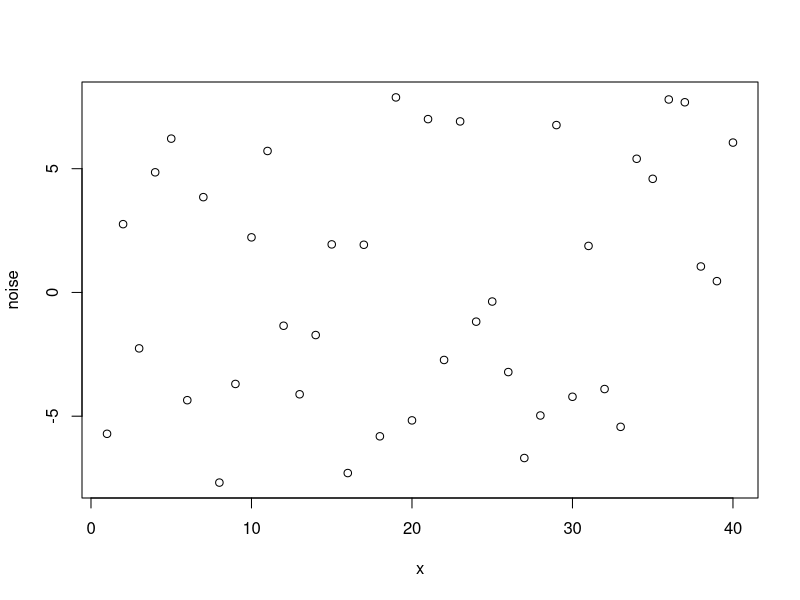
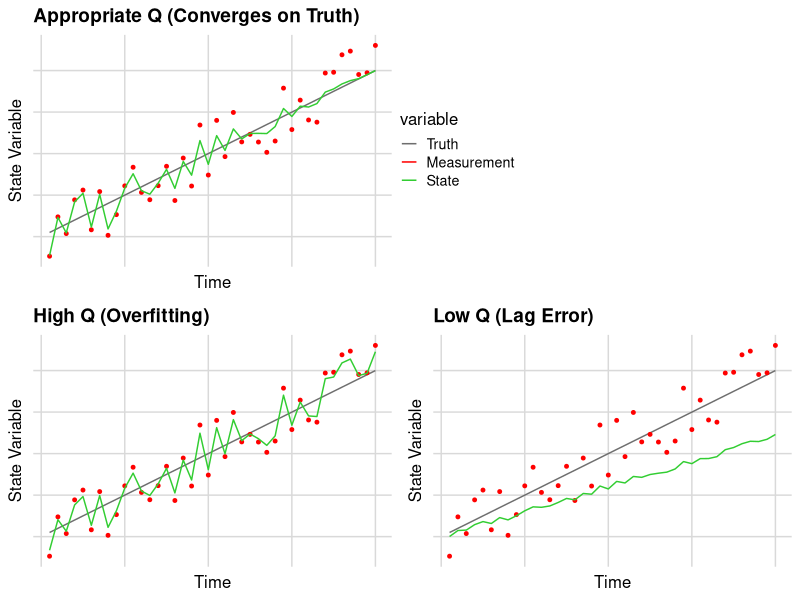

Generate these figures, in order, with R:
## ---- chunk 1
knitr::opts_chunk$set(echo = TRUE)
## ---- chunk 2
size = 40
noise = runif(size, min=-8, max=8)
x = c(1:size)
plot(x,noise)
## ---- chunk 3
x = c(1:size)
y_true = x
y_meas = y_true + noise

# Make State for high Q (overfitting)
# follow the measurements
y_state_highQ = y_true + 0.75 * noise

# Make State for appropriate Q
# decrease reliance on measurements over time (converge to truth)
confidence = c(1:size)
y_state_goodQ = y_true + (size - confidence) / size * noise

# Make State for low Q (lag error)
# fall behind measurements
y_state_lowQ = 0.6 * y_true + 0.1 * noise
## ---- chunk 4
library(reshape2)
library(ggplot2)
library(grid)
library(gridExtra)
library(cowplot)

# use the data from above to make a dataframe
df <- data.frame(x,y_true,y_meas,y_state_highQ,y_state_goodQ,y_state_lowQ)
names(df) <- c("Time","Truth","Measurement","State_high","State","State_low")

# subset each variable
df_high = melt(df[,c(1,2,3,4)], id=c("Time"))
df_good = melt(df[,c(1,2,3,5)], id=c("Time"))
df_low = melt(df[,c(1,2,3,6)], id=c("Time"))

# make a plot just to get the legend
p_leg <- ggplot(df_good) + geom_line(aes(x=Time,y=value,colour=variable)) +
  scale_colour_manual(values=c("grey43","red","limegreen")) +
  ggtitle("Appropriate Q") + 
  cowplot::theme_minimal_grid(12)
legend <- cowplot::get_legend(p_leg)

# plot the three different states
p_high <- ggplot(df) + geom_line(aes(x=Time,y=Truth),col="grey43") +
  geom_point(aes(x=Time,y=Measurement),size=1,col="red") +
  geom_line(aes(x=Time,y=State_high),col="limegreen") +
  ggtitle("High Q (Overfitting)") + 
  cowplot::theme_minimal_grid(12) +
  theme(legend.position="none") + ylab("State Variable") + xlab("Time") +
  theme(axis.text.x=element_blank(),axis.text.y=element_blank(),axis.ticks=element_blank())

p_good <- ggplot(df) + geom_line(aes(x=Time,y=Truth),col="grey43") +
  geom_point(aes(x=Time,y=Measurement),size=1,col="red") +
  geom_line(aes(x=Time,y=State),col="limegreen") +
  ggtitle("Appropriate Q (Converges on Truth)") + 
  cowplot::theme_minimal_grid(12) +
  theme(legend.position="none") + ylab("State Variable") + xlab("Time") +
  theme(axis.text.x=element_blank(),axis.text.y=element_blank(),axis.ticks=element_blank())

p_low <- ggplot(df) + geom_line(aes(x=Time,y=Truth),col="grey43") +
  geom_point(aes(x=Time,y=Measurement),size=1,col="red") +
  geom_line(aes(x=Time,y=State_low),col="limegreen") +
  ggtitle("Low Q (Lag Error)") + 
  cowplot::theme_minimal_grid(12) +
  theme(legend.position="none") + ylab("State Variable") + xlab("Time") +
  theme(axis.text.x=element_blank(),axis.text.y=element_blank(),axis.ticks=element_blank())
## ---- chunk 5
p <- cowplot::plot_grid(p_good,legend,p_high,p_low,ncol=2)
p
## ---- chunk 6
plot_path = "q_demo.png"
save_plot(plot_path,p)
